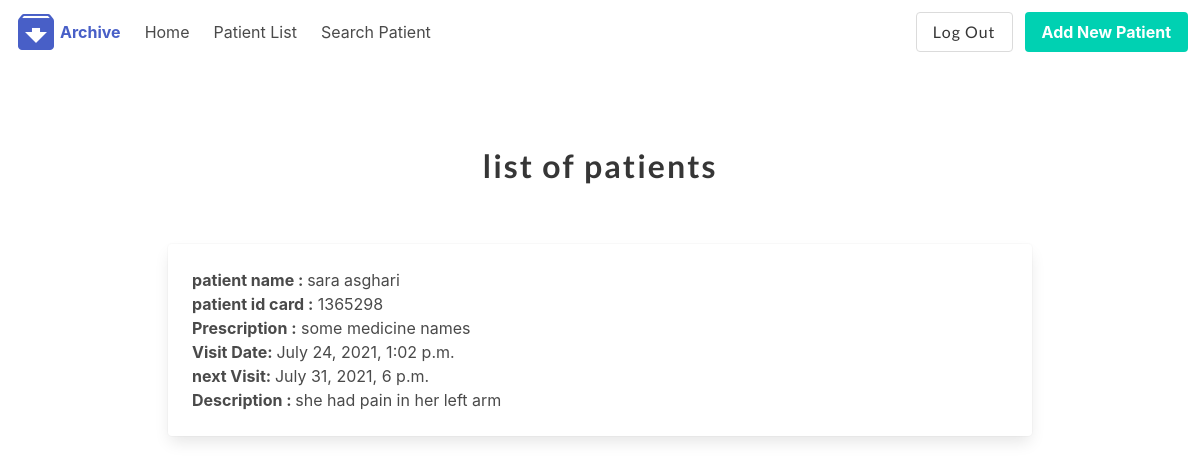
Screenshot of /patient/1/Prescription (signed in) with the database file from the repository.
### patienthistory/models.py (models this page shows, shortened)
class Patient(models.Model):
    drId = models.ForeignKey(User, on_delete=models.CASCADE, default=1)
    first_name = models.CharField(max_length=50, null=True, blank=True)
    last_name = models.CharField(max_length=50, null=True, blank=True)
    picture = models.ImageField(upload_to='profile_pics', blank=True, null=True, verbose_name='Picture')
    phone = models.CharField(max_length=50, null=True, blank=True)
    about = models.TextField(max_length=300, null=True, blank=True)
    email = models.CharField(max_length=50, null=True, blank=True)
    Id_card_number = models.CharField(max_length=50, null=True, blank=True)
    location = models.CharField(max_length=50, null=True, blank=True)
    illness = models.CharField(max_length=50, null=True, blank=True)

class PatientHistory(models.Model):
    PatientId = models.ForeignKey(Patient, on_delete=models.CASCADE, blank=True, null=True)
    Prescription = models.TextField(max_length=300, null=True, blank=True)
    nextVisit = models.DateTimeField(null=True, blank=True)
    picture = models.ImageField(upload_to='profile_pics', blank=True, null=True, verbose_name='Picture')
    VisitDate = models.DateTimeField(auto_now_add=True, blank=True)
    Description = models.TextField(max_length=300, null=True, blank=True)

### patienthistory/views.py (the view)
# urls.py: path('<history>/Prescription', views.Prescription, name='Prescription'),
@login_required
def Prescription(request, history):
    history = PatientHistory.objects.get(id=history)
    username = Patient.objects.get(id=history.PatientId_id)
    context = {'history': history,
               'username': username
               }
    return render(request, 'patienthistory/Prescription.html', context)

### patienthistory/templates/patienthistory/Prescription.html (shortened to what this page needs)
{% extends 'patienthistory/base.html' %}
{% block content %}
    <section class="section">
        <div class="container">
            <div class="columns is-mobile is-centered">
                <div class="column">
                    <br>
                    <div class="column">
                        <h1 class="title" style="text-align: center">
                            list of patients
                        </h1>
                    </div>
                    <section class="section">
                        <div class="container">
                            <div class="card">
                                <div class="card-content">
                                    <div class="content">
                                       <b> patient name : </b>{{ username.first_name }} {{ username.last_name }} <br>
                                       <b>patient id card :</b>  {{ username.Id_card_number }} <br>
                                        <b>Prescription :</b> {{ history.Prescription }} <br>
                                       <b>Visit Date: </b> {{ history.VisitDate }} <br>
                                        {% if history.nextVisit %}
                                           <b>next Visit: </b> {{ history.nextVisit }}<br>
                                        {% endif %}
                                        {% if history.Description %}
                                           <b>Description : </b> {{ history.Description }} <br>
                                        {% endif %}
                                    </div>
                                </div>
                            </div>
                        </div>
                    </section>
                </div>
            </div>
        </div>
    </section>
{% endblock %}

### patienthistory/static/patienthistory/style.css (style rules this page uses)
body { margin:0; }
h1 { font-family: 'Lato', sans-serif; font-weight:300; letter-spacing: 2px; font-size:48px; }

### rows the page displays
Patient: first_name "sara", last_name "asghari", Id_card_number "1365298"
PatientHistory: Prescription "some medicine names", VisitDate "July 24, 2021, 1:02 p.m.", nextVisit "July 31, 2021, 6 p.m.", Description "she had pain in her left arm"
